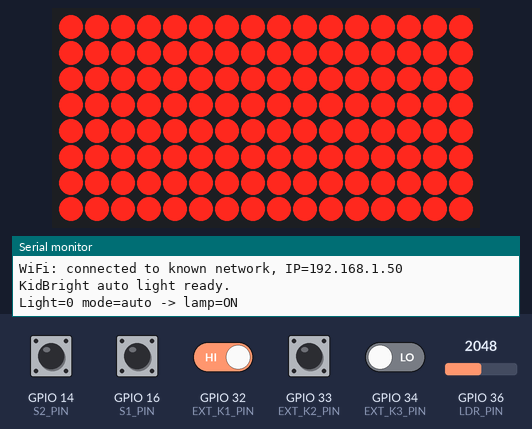
This sketch was run on a simulated ESP32. On the bench: 16×8 LED matrix, the last lines printed to the serial monitor. Inputs (shaded band) come from the test bench; at power-on: GPIO 14 (S2_PIN), GPIO 16 (S1_PIN), GPIO 32 (EXT_K1_PIN), GPIO 33 (EXT_K2_PIN) HIGH, GPIO 34 (EXT_K3_PIN) LOW, GPIO 36 (LDR_PIN) = 2048. WiFi joins after 1.5 s; servers stay silent unless stated; uploads are accepted with an empty reply; EEPROM starts erased.

Above: at 2.8 s.
2.9 s: GPIO 36 (LDR_PIN) set to 530
5.9 s: GPIO 36 (LDR_PIN) set to 493
At 7.8 s:
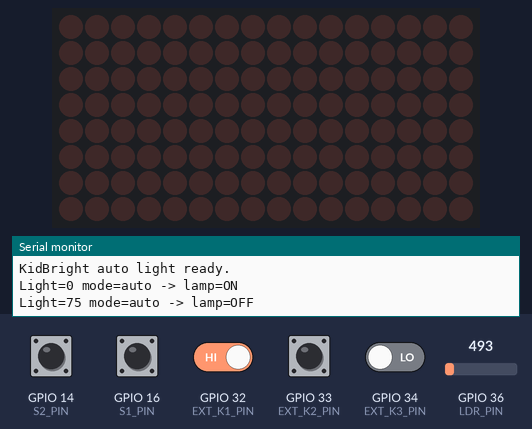
8.5 s: GPIO 14 (S2_PIN) pulled LOW for 0.15 s
10.1 s: GPIO 14 (S2_PIN) driven LOW and GPIO 32 (EXT_K1_PIN) driven LOW
13.1 s: GPIO 34 (EXT_K3_PIN) driven HIGH
At 14.8 s:
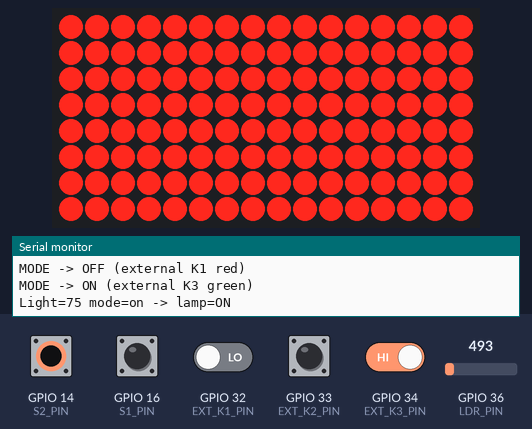
16.0 s: GPIO 33 (EXT_K2_PIN) pulled LOW for 0.15 s
At 17.2 s:
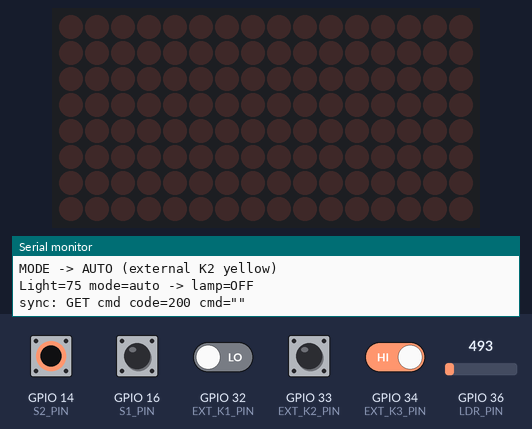
Timing chart, 0 to 19.0 s (numbered marks = the images above; inputs shaded):
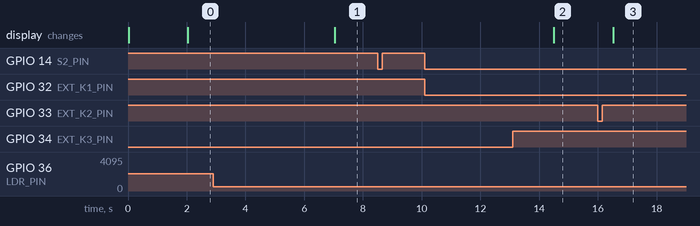

The sketch:

kidbright_autolight.ino
```cpp
// ไฟอัตโนมัติ KidBright v1.3
// เซนเซอร์แสง (LDR, GPIO36) + จอ LED 16x8 (HT16K33, I2C 0x70) บนบอร์ดเท่านั้น ไม่ต่อสายเพิ่ม
// ปุ่ม S1 (GPIO16) = บังคับเปิด, S2 (GPIO14) = บังคับปิด, กดค้างพร้อมกัน = กลับโหมดอัตโนมัติ

#include <Wire.h>
#include <Adafruit_GFX.h>
#include "Adafruit_LEDBackpack.h"
#include <WiFi.h>
#include <WiFiClientSecure.h>
#include <HTTPClient.h>
#include <WiFiManager.h>
#include <Preferences.h>

// ลองต่อเน็ตที่รู้จักอยู่แล้วก่อน (เร็ว ไม่ต้องตั้งค่าอะไร)
#define KNOWN_WIFI_SSID "TNW-WIFI2"
#define KNOWN_WIFI_PASS ""  // เน็ตเปิด ไม่มีรหัส
#define KNOWN_WIFI_TIMEOUT_MS 8000
// ถ้าต่อเน็ตที่รู้จักไม่ได้ (ย้ายที่/เปลี่ยนเน็ต) บอร์ดจะเปิดเป็น WiFi ของตัวเอง
// ชื่อนี้ ให้เอามือถือ/คอมไปต่อ แล้วหน้าเว็บตั้งค่าจะเด้งขึ้นมาเองให้เลือกเน็ตใหม่
#define SETUP_AP_NAME "KidBright-Setup"
#define SETUP_PORTAL_TIMEOUT_S 180
// ntfy.sh: บริการ pub/sub ฟรี ไม่ต้องสมัคร ไม่ต้องยืนยันอีเมล
#define NTFY_CMD_URL "https://ntfy.sh/kidbright-cmd-Gs19S5zFML4da5fiUmsi8p"
#define NTFY_CMD_POLL_URL "https://ntfy.sh/kidbright-cmd-Gs19S5zFML4da5fiUmsi8p/json?poll=1&since=60s"
#define NTFY_STATUS_URL "https://ntfy.sh/kidbright-status-Gs19S5zFML4da5fiUmsi8p"
// ntfy.sh (ฟรี ไม่ล็อกอิน) จำกัด ~1 คำขอ/5 วิ และ 250 ข้อความ/วัน ต่อ IP
// โดนจำกัดซ้ำหลายรอบจากการใช้งานสะสมทั้งวัน (เปิดเว็บทิ้งไว้ + อัปโหลดโค้ดหลายรอบ)
// ยืดรอบให้ห่างขึ้นอีกเพื่อความเสถียรตอนพรีเซนต์ แลกกับความเร็วที่ลดลงบ้าง
#define POLL_INTERVAL_MS 20000
#define WIFI_RETRY_MS 5000

#define LDR_PIN 36
#define S1_PIN 16
#define S2_PIN 14
// โมดูลปุ่มกด 3 ปุ่มต่อนอกบอร์ด: K1->IN1, K2->IN2, K3->IN3, VCC->3V3 (ห้ามใช้ 5V), GND->GND
// แดง K1 = บังคับปิด, เหลือง K2 = อัตโนมัติ, เขียว K3 = บังคับเปิด
// ระดับสัญญาณตอนบูตจะถูกจำเป็นสถานะ "ไม่ได้กด" ให้เอง (โมดูลกดแล้วเป็น HIGH หรือ LOW ก็ใช้ได้)
// จึงห้ามกดปุ่มค้างไว้ตอนเปิด/รีเซ็ตบอร์ด
#define EXT_K1_PIN 32
#define EXT_K2_PIN 33
#define EXT_K3_PIN 34
// วัดจริงจากบอร์ดนี้: ห้องปกติ raw ~430-510, บังมือมืดสนิท raw ~590-745
// (ค่า raw "ยิ่งมาก = ยิ่งมืด" สำหรับ LDR ตัวนี้)
#define LDR_BRIGHT_RAW 400
#define LDR_DARK_RAW 760
// ต้อง ON < OFF เสมอ (ค่าน้อย=มืด) ไม่งั้นไฟจะกระพริบตอนแสงแกว่งอยู่กลางๆ
#define DARK_ON_THRESHOLD 65   // มืดกว่านี้ -> เปิดไฟ
#define DARK_OFF_THRESHOLD 75  // สว่างกว่านี้ -> ปิดไฟ (เว้นช่วงกันไฟกระพริบ)
#define MIN_TOGGLE_INTERVAL_MS 2000
#define SMOOTH_ALPHA 0.15
#define BOTH_HOLD_MS 800
#define DEBOUNCE_MS 30

Adafruit_8x16minimatrix matrix;

enum Mode { MODE_AUTO, MODE_ON, MODE_OFF };
Mode mode = MODE_AUTO;

bool lastS1 = HIGH, lastS2 = HIGH;
unsigned long s1DebounceAt = 0, s2DebounceAt = 0;
unsigned long bothHeldSince = 0;
String lastCmdId = "";
bool statusDirty = false;
Mode modeReported = MODE_AUTO;
const uint8_t extPins[3] = {EXT_K1_PIN, EXT_K2_PIN, EXT_K3_PIN};
bool extIdle[3], extLast[3];
unsigned long extDebounceAt[3] = {0, 0, 0};
bool lampOn = false;
unsigned long lastToggleAt = 0;
float smoothedRaw = -1;
unsigned long lastPollAt = 0;
unsigned long lastWifiAttempt = 0;
uint8_t lastLight = 0;
bool wasWifiConnected = false;

Preferences prefs;
unsigned long totalOnSeconds = 0;  // สะสมตลอดอายุบอร์ด เก็บถาวรใน flash (NVS)
unsigned long lampOnSinceMs = 0;   // millis() ตอนไฟติดครั้งล่าสุด (0 = ตอนนี้ไฟดับ)

const char *modeStr() {
  return mode == MODE_AUTO ? "auto" : (mode == MODE_ON ? "on" : "off");
}

// เน็ตเปิดไม่มีรหัส ต้องเรียก WiFi.begin(ssid) เฉยๆ ห้ามส่ง "" เป็นรหัสผ่าน
// (บาง core ของ ESP32 จะพยายามยืนยันตัวตนแบบ WPA ด้วยรหัสว่างแล้วค้าง/รีเซ็ต)
void beginKnownWiFi() {
  if (strlen(KNOWN_WIFI_PASS) == 0) {
    WiFi.begin(KNOWN_WIFI_SSID);
  } else {
    WiFi.begin(KNOWN_WIFI_SSID, KNOWN_WIFI_PASS);
  }
}

// เรียกครั้งเดียวใน setup(): ลองเน็ตที่รู้จักก่อน ถ้าไม่เจอค่อยเปิดฮอตสปอตตั้งค่า
// ให้เอามือถือ/คอมไปต่อแล้วเลือกเน็ตใหม่ผ่านหน้าเว็บที่เด้งขึ้นเอง (ไม่ต้องแก้โค้ด/อัปโหลดใหม่)
void connectWiFiEasy() {
  WiFi.mode(WIFI_STA);

  // กด S1+S2 ค้างไว้ตอนเปิด/รีเซ็ตบอร์ด เพื่อข้ามเน็ตเดิมแล้วตั้งค่าเน็ตใหม่ทันที
  // (เช่นตอนพรีเซนต์อยากสลับไปใช้ฮอตสปอตมือถือแทนเน็ตโรงเรียน)
  bool skipKnown = (digitalRead(S1_PIN) == LOW && digitalRead(S2_PIN) == LOW);
  if (skipKnown) {
    Serial.println("WiFi: S1+S2 held at boot -> skipping known network, forcing setup hotspot");
  } else {
    Serial.println("WiFi: trying known network " KNOWN_WIFI_SSID "...");
    beginKnownWiFi();
    unsigned long start = millis();
    while (WiFi.status() != WL_CONNECTED && millis() - start < KNOWN_WIFI_TIMEOUT_MS) {
      delay(200);
    }
    if (WiFi.status() == WL_CONNECTED) {
      wasWifiConnected = true;
      Serial.print("WiFi: connected to known network, IP=");
      Serial.println(WiFi.localIP());
      return;
    }
  }

  Serial.println("WiFi: opening setup hotspot " SETUP_AP_NAME "...");
  WiFiManager wm;
  wm.setConfigPortalTimeout(SETUP_PORTAL_TIMEOUT_S);
  bool ok = wm.autoConnect(SETUP_AP_NAME);
  if (ok) {
    wasWifiConnected = true;
    Serial.print("WiFi: connected via setup hotspot, IP=");
    Serial.println(WiFi.localIP());
  } else {
    Serial.println("WiFi: not configured, continuing offline (auto light + S1/S2 still work)");
  }
}

// เรียกทุกลูป: ถ้าหลุดกลางคัน ลองต่อเน็ตที่รู้จักซ้ำเป็นระยะ (ไม่เปิดฮอตสปอตซ้ำระหว่างทำงาน)
void maintainWiFi() {
  if (WiFi.status() == WL_CONNECTED) {
    if (!wasWifiConnected) {
      wasWifiConnected = true;
      Serial.print("WiFi: connected, IP=");
      Serial.println(WiFi.localIP());
    }
    return;
  }
  if (wasWifiConnected) {
    wasWifiConnected = false;
    Serial.println("WiFi: disconnected");
  }
  unsigned long now = millis();
  if (now - lastWifiAttempt < WIFI_RETRY_MS) return;
  lastWifiAttempt = now;
  Serial.println("WiFi: retrying known network...");
  beginKnownWiFi();
}

// ดึง "message" ตัวล่าสุดจาก NDJSON ที่ ntfy.sh ส่งกลับมา (เอาบรรทัดสุดท้าย)
String extractLastMessage(const String &body) {
  int idx = body.lastIndexOf("\"message\":\"");
  if (idx < 0) return "";
  int start = idx + 11;  // ความยาวของ "message":"
  int end = body.indexOf('"', start);
  if (end < 0) return "";
  return body.substring(start, end);
}

// ดึง "id" ของข้อความล่าสุด ไว้ใช้คำสั่งจากเว็บแต่ละอันแค่ครั้งเดียว
String extractLastId(const String &body) {
  int idx = body.lastIndexOf("\"id\":\"");
  if (idx < 0) return "";
  int start = idx + 6;  // ความยาวของ "id":"
  int end = body.indexOf('"', start);
  if (end < 0) return "";
  return body.substring(start, end);
}

// ดึงคำสั่งจากเว็บ (auto/on/off) แล้วส่งสถานะปัจจุบันกลับไปให้เว็บอ่าน ผ่าน ntfy.sh
void syncWithWeb() {
  if (WiFi.status() != WL_CONNECTED) return;
  unsigned long now = millis();
  // ปกติซิงก์ทุก POLL_INTERVAL_MS แต่ถ้าโหมดเพิ่งเปลี่ยน (กดปุ่มบนบอร์ด/โมดูล) ให้ซิงก์เร็วขึ้น (ห่างจากรอบก่อนอย่างน้อย 8 วิ)
  bool earlySync = statusDirty && (now - lastPollAt >= 8000);
  if (now - lastPollAt < POLL_INTERVAL_MS && !earlySync) return;
  lastPollAt = now;
  statusDirty = false;

  WiFiClientSecure client;
  client.setInsecure();
  client.setTimeout(5000);
  HTTPClient https;
  https.setConnectTimeout(5000);
  https.setTimeout(5000);

  Serial.print("sync: GET cmd code=");
  if (https.begin(client, NTFY_CMD_POLL_URL)) {
    int code = https.GET();
    Serial.print(code);
    if (code == 200) {
      String body = https.getString();
      String cmd = extractLastMessage(body);
      String cmdId = extractLastId(body);
      cmd.trim();
      Serial.print(" cmd=\"");
      Serial.print(cmd);
      Serial.print("\"");
      // ใช้คำสั่งเว็บแต่ละอันแค่ครั้งเดียว ไม่งั้นคำสั่งเก่า (ยังอยู่ในช่วง 60 วิ) จะทับปุ่มที่เพิ่งกดบนบอร์ด
      if (cmdId.length() > 0 && cmdId != lastCmdId) {
        lastCmdId = cmdId;
        if (cmd == "on") mode = MODE_ON;
        else if (cmd == "off") mode = MODE_OFF;
        else if (cmd == "auto") mode = MODE_AUTO;
      }
    }
    https.end();
  } else {
    Serial.print("begin-failed");
  }
  Serial.println();

  // เว้นช่วงก่อนยิงคำขอที่สอง — ถ้ายิงติดกันทันทีจะไม่มีโควตาเหลือให้ POST
  // เพราะ ntfy.sh เติมโควตาให้แค่ ~1 คำขอ/5 วินาที
  delay(5500);

  modeReported = mode;
  String status = String("{\"light\":") + lastLight +
                  ",\"lamp\":" + (lampOn ? "true" : "false") +
                  ",\"mode\":\"" + modeStr() +
                  "\",\"onSec\":" + currentTotalOnSeconds() + "}";
  Serial.print("sync: POST status code=");
  if (https.begin(client, NTFY_STATUS_URL)) {
    https.addHeader("Content-Type", "text/plain");
    int code = https.POST(status);
    Serial.println(code);
    if (code != 200) {
      Serial.print("ntfy POST status failed, code=");
      Serial.println(code);
    }
    https.end();
  }
}

uint8_t readLight() {
  int raw = analogRead(LDR_PIN);
  smoothedRaw = (smoothedRaw < 0) ? raw : (smoothedRaw + SMOOTH_ALPHA * (raw - smoothedRaw));
  int rawC = constrain((int)smoothedRaw, LDR_BRIGHT_RAW, LDR_DARK_RAW);
  int value = map(rawC, LDR_BRIGHT_RAW, LDR_DARK_RAW, 100, 0);
  return (uint8_t)value;
}

void setLamp(bool on) {
  if (on && !lampOn) {
    lampOnSinceMs = millis();
  } else if (!on && lampOn) {
    totalOnSeconds += (millis() - lampOnSinceMs) / 1000;
    prefs.putULong("onSec", totalOnSeconds);
    lampOnSinceMs = 0;
  }
  lampOn = on;
  if (on) {
    matrix.fillScreen(LED_ON);
  } else {
    matrix.clear();
  }
  matrix.writeDisplay();
}

// ใช้ตอนรายงานสถานะ: รวมเวลาที่ติดค้างอยู่ตอนนี้เข้ากับยอดสะสมด้วย (ยังไม่ได้ persist จนกว่าจะปิด)
unsigned long currentTotalOnSeconds() {
  if (lampOn) return totalOnSeconds + (millis() - lampOnSinceMs) / 1000;
  return totalOnSeconds;
}

void handleButtons() {
  bool s1 = digitalRead(S1_PIN);
  bool s2 = digitalRead(S2_PIN);
  unsigned long now = millis();

  if (s1 == LOW && s2 == LOW) {
    if (bothHeldSince == 0) bothHeldSince = now;
    if (now - bothHeldSince > BOTH_HOLD_MS && mode != MODE_AUTO) {
      mode = MODE_AUTO;
      Serial.println("MODE -> AUTO (both buttons)");
    }
  } else {
    bothHeldSince = 0;

    if (s1 != lastS1 && now - s1DebounceAt > DEBOUNCE_MS) {
      s1DebounceAt = now;
      if (s1 == LOW) {
        mode = MODE_ON;
        Serial.println("MODE -> ON (S1)");
      }
    }
    if (s2 != lastS2 && now - s2DebounceAt > DEBOUNCE_MS) {
      s2DebounceAt = now;
      if (s2 == LOW) {
        mode = MODE_OFF;
        Serial.println("MODE -> OFF (S2)");
      }
    }
  }
  lastS1 = s1;
  lastS2 = s2;
}

// โมดูลปุ่ม 3 ปุ่มนอกบอร์ด: เขียว = บังคับเปิด, เหลือง = อัตโนมัติ, แดง = บังคับปิด
void handleExtButtons() {
  unsigned long now = millis();
  for (int i = 0; i < 3; i++) {
    bool level = digitalRead(extPins[i]);
    if (level != extLast[i] && now - extDebounceAt[i] > DEBOUNCE_MS) {
      extDebounceAt[i] = now;
      extLast[i] = level;
      if (level != extIdle[i]) {  // เพิ่งกด
        if (i == 0) { mode = MODE_OFF;  Serial.println("MODE -> OFF (external K1 red)"); }
        if (i == 1) { mode = MODE_AUTO; Serial.println("MODE -> AUTO (external K2 yellow)"); }
        if (i == 2) { mode = MODE_ON;   Serial.println("MODE -> ON (external K3 green)"); }
      }
    }
  }
}

void setup() {
  Serial.begin(115200);
  prefs.begin("kidbright", false);
  totalOnSeconds = prefs.getULong("onSec", 0);
  Serial.print("Loaded total on-time: ");
  Serial.print(totalOnSeconds);
  Serial.println("s");
  pinMode(LDR_PIN, INPUT);
  pinMode(S1_PIN, INPUT_PULLUP);
  pinMode(S2_PIN, INPUT_PULLUP);
  for (int i = 0; i < 3; i++) {
    // GPIO34/35 ไม่มี pull-up ในตัว (พึ่งตัวต้านทานบนโมดูลแทน)
    pinMode(extPins[i], extPins[i] >= 34 ? INPUT : INPUT_PULLUP);
    delay(5);
    extIdle[i] = extLast[i] = digitalRead(extPins[i]);
  }
  Serial.printf("External keys idle level: K1=%d K2=%d K3=%d\n", extIdle[0], extIdle[1], extIdle[2]);
  matrix.begin(0x70);
  matrix.setRotation(1);
  matrix.clear();
  matrix.writeDisplay();
  connectWiFiEasy();
  Serial.println("KidBright auto light ready.");
}

void loop() {
  handleButtons();
  handleExtButtons();
  if (mode != modeReported) statusDirty = true;
  maintainWiFi();

  uint8_t light = readLight();
  lastLight = light;
  unsigned long now = millis();
  bool wantOn;
  if (mode == MODE_ON) wantOn = true;
  else if (mode == MODE_OFF) wantOn = false;
  else wantOn = lampOn ? (light < DARK_OFF_THRESHOLD) : (light < DARK_ON_THRESHOLD);

  bool modeForcesChange = (mode != MODE_AUTO);
  bool cooldownOver = (now - lastToggleAt) > MIN_TOGGLE_INTERVAL_MS;

  if (wantOn != lampOn && (modeForcesChange || cooldownOver)) {
    setLamp(wantOn);
    lastToggleAt = now;
    Serial.print("Light=");
    Serial.print(light);
    Serial.print(" mode=");
    Serial.print(mode == MODE_AUTO ? "auto" : (mode == MODE_ON ? "on" : "off"));
    Serial.print(" -> lamp=");
    Serial.println(wantOn ? "ON" : "OFF");
  }

  syncWithWeb();

  delay(50);
}
```

Measured:
- the behaviour switches between 494 and 493 on GPIO 36 (LDR_PIN) (found by bisection; images 0 and 1)
- after the input at 2.9 s, every drawn part: stays the same
- after the input at 5.9 s, the display: changes after 1.1 s (image 1)
- after the input at 10.1 s, every drawn part: stays the same
- after the input at 13.1 s, the display: changes after 1.4 s (image 2)
- after the input at 16.0 s, the display: changes after 0.53 s (image 3)
